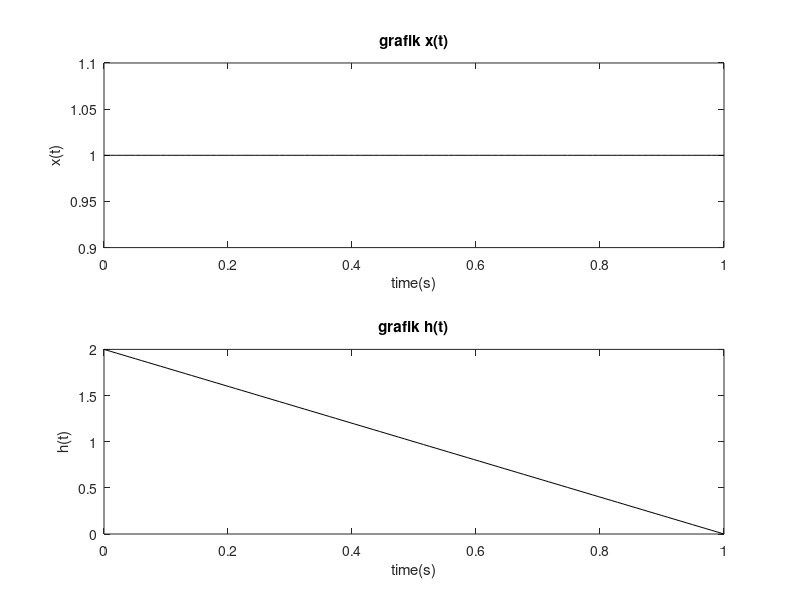
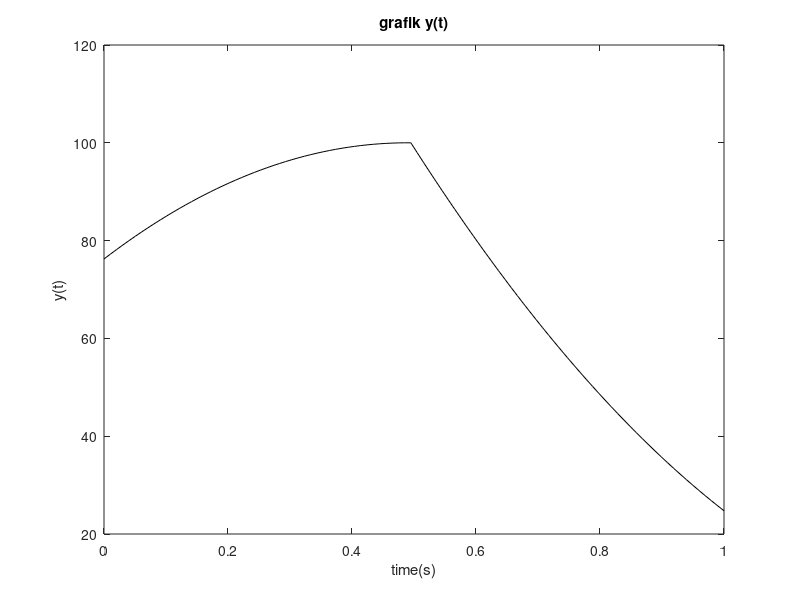

Write the MATLAB code that produced these figures, in order.
clc
clear
t=linspace(0,1,100);
h=2*(1-t);
x=t*0+1;
y=conv(x,h,'same');
subplot(2,1,1)
plot(t,x,'k')
title('grafik x(t)')
xlabel('time(s)')
ylabel('x(t)')
subplot(2,1,2)
plot(t,h,'k')
title('grafik h(t)')
xlabel('time(s)')
ylabel('h(t)')
figure(2)
plot(t,y,'k')
title('grafik y(t)')
xlabel('time(s)')
ylabel('y(t)')